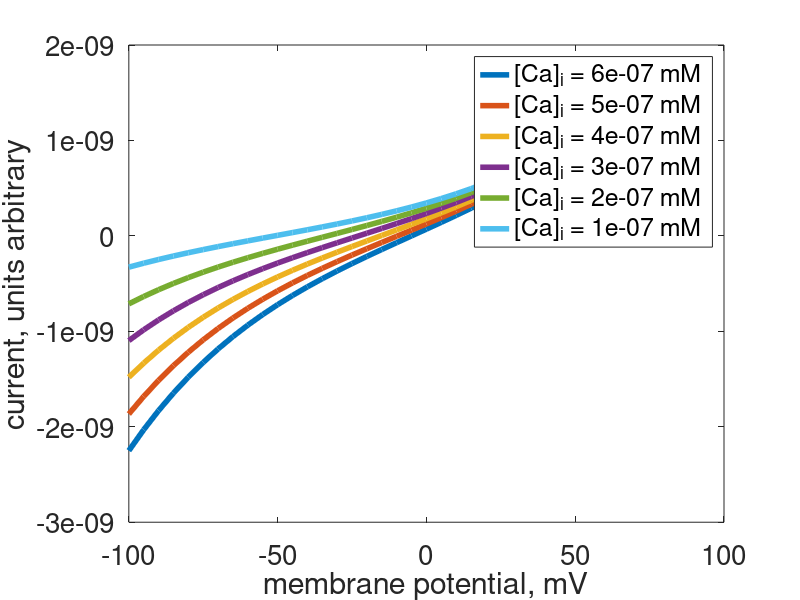

This figure's MATLAB source: (Note: this script raises an error after producing the figure.)
% NCX - Sodium-Calcium exchanger model
% from Egger & Niggli 1999 (based on DiFrancesco & Noble, 1985)
% still need to fit to astrocyte data


%constants
F = 96485; %C/mol, Faraday's constant
R = 8.31; %J/mol K, ideal gas constant
T = 298.15; %K, absolute temperature (25 C in Kirischuk et al. 2012)

%cellular concentrations - Kirischuk et al. 2012
%resting concentrations
Na_in = 16.6; %mM
Ca_in = 73*1e-6; %mM
Na_out = 140; %mM
Ca_out = 2; %mM

%functions - note RT/F has units volts
%reversal potential for NCX
V_NaCa = (R*T/F)*(3*log(Na_out/Na_in)-log(Ca_out/Ca_in))*1e3; %mV
V_NaCa

%cellular concentrations - from egger & nigli sims
%stimulated concentrations
Na_in = 10*1e-3; %10mM -> M
Ca_in = 600*1e-9; %600 nM -> M
Na_out = 140*1e-3; %140mM -> M
Ca_out = 2*1e-3; %2 mM -> M

%functions - note RT/F has units volts
%reversal potential for NCX
V_NaCa = (R*T/F)*(3*log(Na_out/Na_in)-log(Ca_out/Ca_in))*1e3; %mV
V_NaCa

x = [0.2; 0.5;]; %A l^4 /mol^4, partition coefficient (symmetric reversal potential)
I_NaCa = @(Vm) x(1)*((Na_in.^3).*(Ca_out).*(exp(x(2)*Vm*1e-3*F/(R*T))) ...
   - (Na_out.^3).*(Ca_in).*(exp(-(1-x(2))*Vm*1e-3*F/(R*T)))) ;

%Vm for I-V curve
Vm = (-100:5:50); %mV

fig=figure(1);clf
I_NaCa = @(Vm, Ca_in) x(1)*((Na_in.^3).*(Ca_out).*(exp(x(2)*Vm*1e-3*F/(R*T))) ...
   - (Na_out.^3).*(Ca_in).*(exp(-(1-x(2))*Vm*1e-3*F/(R*T)))) ;
Ca_ins = [600; 500; 400; 300; 200; 100;].*1e-9;
for jj=1:size(Ca_ins,1)
    plot(Vm,I_NaCa(Vm,Ca_ins(jj)),'LineWidth',4); hold on
end
% xlim([-125,140]); ylim([-200,200]);
xlabel('membrane potential, mV'); ylabel('current, units arbitrary'); set(gca,'FontSize',20);
lgd = legend(['[Ca]_i = ' num2str(Ca_ins(1)) ' mM'],['[Ca]_i = ' num2str(Ca_ins(2)) ' mM'],...
['[Ca]_i = ' num2str(Ca_ins(3)) ' mM'], ['[Ca]_i = ' num2str(Ca_ins(4)) ' mM'],...
['[Ca]_i = ' num2str(Ca_ins(5)) ' mM'], ['[Ca]_i = ' num2str(Ca_ins(6)) ' mM']);
lgd.Location = 'southeast';
line([-100,50],[0,0],'LineStyle','--', 'Color', 'k','HandleVisibility','off');
line([0,0],[-3e-9,2e-9],'LineStyle','--', 'Color', 'k','HandleVisibility','off');

saveas(fig,'figs/egger_niggli_1999_model_figs/egger_niggli_1999_model_IV_curve_vsCain.png');


fig=figure(2);clf
I_NaCa = @(Vm, Na_in) x(1)*((Na_in.^3).*(Ca_out).*(exp(x(2)*Vm*1e-3*F/(R*T))) ...
   - (Na_out.^3).*(Ca_in).*(exp(-(1-x(2))*Vm*1e-3*F/(R*T)))) ;
Na_ins = [16; 14; 12; 10; 8; 6;].*1e-3;
for jj=1:size(Na_ins,1)
    plot(Vm,I_NaCa(Vm,Na_ins(jj)),'LineWidth',4); hold on
end
% xlim([-125,140]); ylim([-200,200]);
xlabel('membrane potential, mV'); ylabel('current, units arbitrary'); set(gca,'FontSize',20);
lgd=legend(['[Na]_i = ' num2str(Na_ins(1)) ' mM'],['[Na]_i = ' num2str(Na_ins(2)) ' mM'],...
['[Na]_i = ' num2str(Na_ins(3)) ' mM'], ['[Na]_i = ' num2str(Na_ins(4)) ' mM'],...
['[Na]_i = ' num2str(Na_ins(5)) ' mM'], ['[Na]_i = ' num2str(Na_ins(6)) ' mM']);
lgd.Location = 'southeast';
line([-100,50],[0,0],'LineStyle','--', 'Color', 'k','HandleVisibility','off');
line([0,0],[-3e-9,5e-9],'LineStyle','--', 'Color', 'k','HandleVisibility','off');

saveas(fig,'figs/egger_niggli_1999_model_figs/egger_niggli_1999_model_IV_curve_vsNain.png');


fig = figure(3);clf
subplot(2,2,1);
I_NaCa = @(Vm, Ca_out) x(1)*((Na_in.^3).*(Ca_out).*(exp(x(2)*Vm*1e-3*F/(R*T))) ...
   - (Na_out.^3).*(Ca_in).*(exp(-(1-x(2))*Vm*1e-3*F/(R*T)))) ;

Ca_outs = logspace(-1,2.15,100);
semilogx(Ca_outs,abs(I_NaCa(-100,Ca_outs)),'LineWidth',4); hold on
% xlim([-125,140]); ylim([-200,200]);
xlabel('[Ca^{2+}]_e, mM'); ylabel('current, \muA'); set(gca,'FontSize',20);

subplot(2,2,3);
I_NaCa = @(Vm, Ca_in) x(1)*((Na_in.^3).*(Ca_out).*(exp(x(2)*Vm*1e-3*F/(R*T))) ...
   - (Na_out.^3).*(Ca_in).*(exp(-(1-x(2))*Vm*1e-3*F/(R*T)))) ;

Ca_ins = logspace(-1,2.15,100);
semilogx(Ca_outs,abs(I_NaCa(-100,Ca_ins)),'LineWidth',4); hold on
% xlim([-125,140]); ylim([-200,200]);
xlabel('[Ca^{2+}]_i, mM'); ylabel('current, units arbitrary'); set(gca,'FontSize',20);

subplot(2,2,4);
I_NaCa = @(Vm, Na_in) x(1)*((Na_in.^3).*(Ca_out).*(exp(x(2)*Vm*1e-3*F/(R*T))) ...
   - (Na_out.^3).*(Ca_in).*(exp(-(1-x(2))*Vm*1e-3*F/(R*T)))) ;

Na_ins = logspace(-1,2.15,100);
semilogx(Ca_outs,abs(I_NaCa(-100,Na_ins)),'LineWidth',4); hold on
% xlim([-125,140]); ylim([-200,200]);
xlabel('[Na^{+}]_i, mM'); ylabel('current, units arbitrary'); set(gca,'FontSize',20);

subplot(2,2,2);
I_NaCa = @(Vm, Na_out) x(1)*((Na_in.^3).*(Ca_out).*(exp(x(2)*Vm*1e-3*F/(R*T))) ...
   - (Na_out.^3).*(Ca_in).*(exp(-(1-x(2))*Vm*1e-3*F/(R*T)))) ;

Na_outs = logspace(1.24,2.15,100);

semilogx(Na_outs,abs(I_NaCa(-100,Na_outs)),'LineWidth',4); hold on
% xlim([-125,140]); ylim([-200,200]);
xlabel('[Na^+]_e, mM'); ylabel('current, units arbitrary'); set(gca,'FontSize',20);

saveas(fig,'figs/egger_niggli_1999_model_figs/egger_niggli_1999_model_saturationcurves.png');


